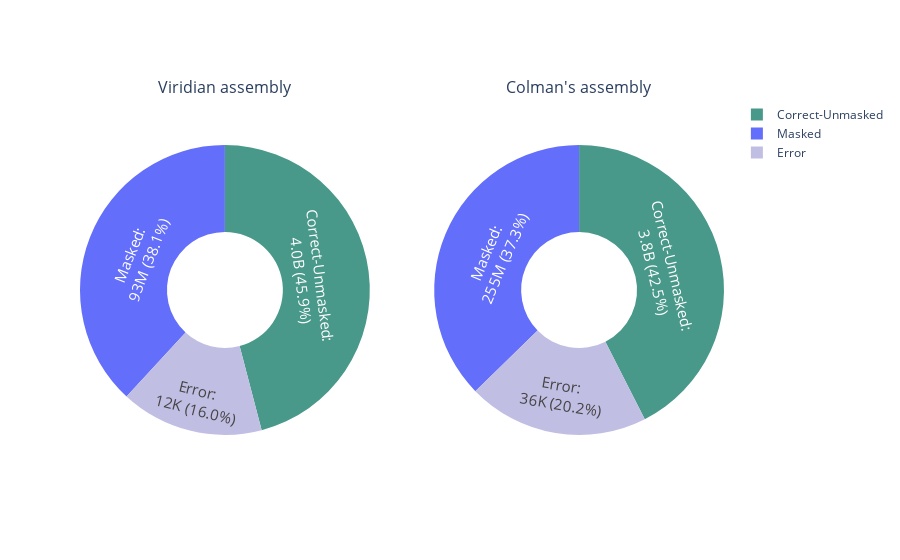

The cell this chart's notebook holds for it:
### Code cell
from plotly.subplots import make_subplots

# Creating subplots
fig = make_subplots(rows=1, cols=2,
                    subplot_titles=('Viridian assembly',
                                    'Colman\'s assembly'),
                    specs=[[{'type':'domain'}, {'type':'domain'}]])  # Changed rows and cols

# First pie chart
fig_vir = go.Pie(
    labels=df_vir_plot['Category'],
    values=df_vir_plot['Percentage'],
    hole=0.4,
    text=df_vir_plot['Category']+': <br>' + df_vir_plot['Raw_number'].astype(str),
    textinfo='percent+text',
    marker={'colors': colors},
    hovertemplate='%{label}<br>Current percentage: %{percent:.1%}',
    textfont={'size': 15},  # 设置文本的字体大小
    texttemplate='%{text} (%{percent:.1%})'  # 设置文本显示的格式
)

fig.add_trace(fig_vir, row=1, col=1)

# Second pie chart
fig_col = go.Pie(
    labels=df_col_plot['Category'],
    values=df_col_plot['Percentage'],
    hole=0.4,
    text=df_col_plot['Category']+': <br>' + df_col_plot['Raw_number'].astype(str),
    textinfo='percent+text',
    marker={'colors': colors},
    hovertemplate='%{label}<br>Current percentage: %{percent:.1%}',
    textfont={'size': 15},  # 设置文本的字体大小
    texttemplate='%{text} (%{percent:.1%})'  # 设置文本显示的格式
)

fig.add_trace(fig_col, row=1, col=2)

fig.show()

### Figure 1 — Plotly figure (JSON) as saved in the notebook; plotly's stock layout.template omitted (floating-point values rounded to 4 significant figures)
{"data": [{"domain": {"x": [0, 0.45], "y": [0, 1]}, "hole": 0.4, "hovertemplate": "%{label}<br>Current percentage: %{percent:.1%}", "labels": ["Masked", "Correct-Unmasked", "Error"], "marker": {"colors": ["#D9BFCB0", "#49998B", "#C1BEE3"]}, "text": ["Masked: <br>93M", "Correct-Unmasked: <br>4.0B", "Error: <br>12K"], "textfont": {"size": 15}, "textinfo": "percent+text", "texttemplate": "%{text} (%{percent:.1%})", "type": "pie", "values": [0.3812, 0.4592, 0.1596]}, {"domain": {"x": [0.55, 1], "y": [0, 1]}, "hole": 0.4, "hovertemplate": "%{label}<br>Current percentage: %{percent:.1%}", "labels": ["Masked", "Correct-Unmasked", "Error"], "marker": {"colors": ["#D9BFCB0", "#49998B", "#C1BEE3"]}, "text": ["Masked: <br>255M", "Correct-Unmasked: <br>3.8B", "Error: <br>36K"], "textfont": {"size": 15}, "textinfo": "percent+text", "texttemplate": "%{text} (%{percent:.1%})", "type": "pie", "values": [0.3729, 0.4251, 0.2019]}], "layout": {"annotations": [{"font": {"size": 16}, "showarrow": false, "text": "Viridian assembly", "x": 0.225, "xanchor": "center", "xref": "paper", "y": 1, "yanchor": "bottom", "yref": "paper"}, {"font": {"size": 16}, "showarrow": false, "text": "Colman's assembly", "x": 0.775, "xanchor": "center", "xref": "paper", "y": 1, "yanchor": "bottom", "yref": "paper"}]}}
